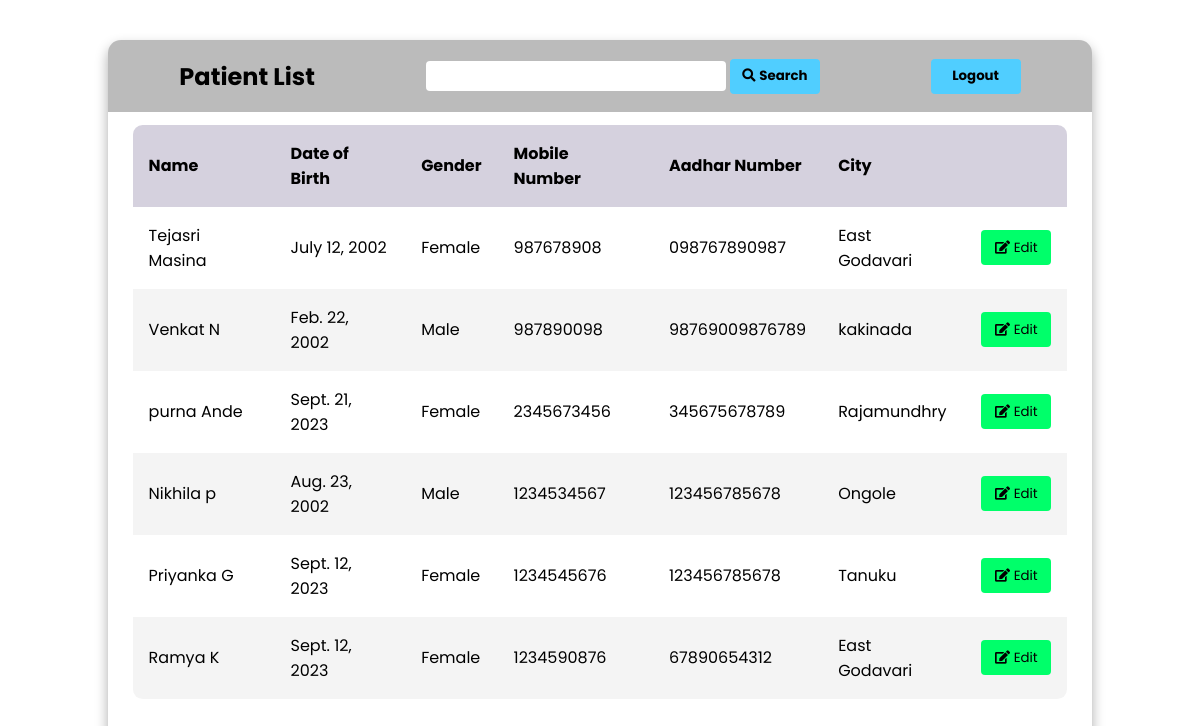
/presidentPatientView/, run on an earlier commit of the app's database.
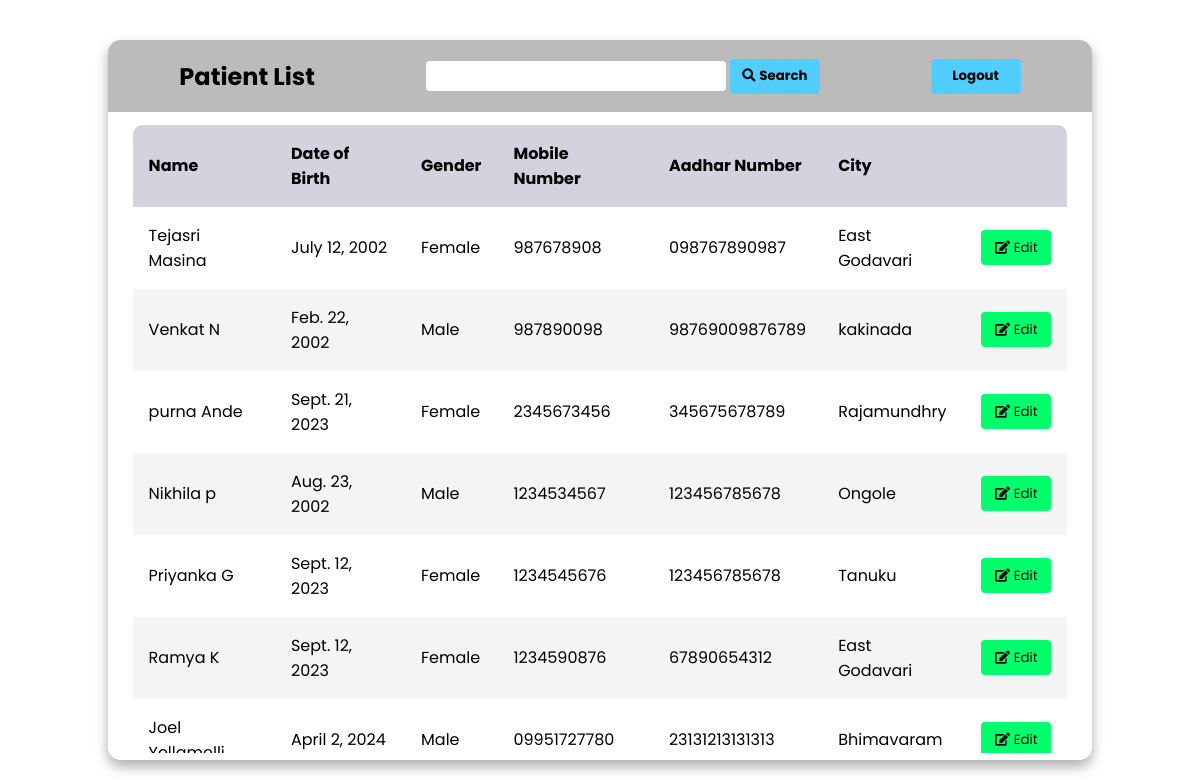
And on a later commit of the database.
### Hospital/models.py (models this page shows)
class Patient(models.Model):
    name = models.CharField('Doctor Name', max_length=100)
    firstName = models.CharField('First Name', max_length=50)
    lastName = models.CharField('last Name', max_length=50)
    dateOfBirth = models.DateField(default=date.today())
    gender = models.CharField('Gender', max_length=50, default='Male')
    email = models.EmailField('Email', max_length=100, null=True)
    mobileNumber = models.CharField('Mobile Number', max_length=15)
    aadharNumber = models.CharField('Aadhar Number', max_length=15)
    city = models.CharField('City', max_length=50)
    symptoms = models.CharField('Symptoms',max_length=100,default="None")
    diagnosis = models.CharField('Diagnosis', max_length=100,default="None")
    prescription = models.CharField('Prescription', max_length=100,default="None")

### Hospital/views.py (the view)
# urls.py: path('presidentPatientView/', president_patient_view),
def president_patient_view(request):
    patients = Patient.objects.all()
    if (request.method == 'POST'):
        patients = Patient.objects.annotate().filter(
            name__icontains=request.POST['searchPatient'])
    return render(request, 'President/president_patient_view.html', {'patients': patients})

### templates/President/president_patient_view.html (shortened to what this page needs)
{% load static %}
<html lang="en">
<head>
    <link rel="stylesheet" href="{% static 'css/president_doctor_patient.css' %}">
    <link rel="stylesheet" href="https://cdnjs.cloudflare.com/ajax/libs/font-awesome/5.15.3/css/all.min.css"/>
</head>
<body>
    <main class="table">
        <section class="table_header">
            <h1>Patient List</h1>
            <form action="" method="post">
                <input type="search" name="searchPatients" id="">
                <button type="submit" class="btn btn-search"><i class="fa fa-search" aria-hidden="true"></i> <strong>Search</strong> </button>
            </form>
            <a href="/presidentLogout"><button class="btn btn-search"><strong>Logout</strong></button></a>
        </section>
        <section class="table_body">
            <table >
                <thead>
                    <tr>
                        <th>Name</th>
                        <th>Date of Birth</th>
                        <th>Gender</th>
                        <th>Mobile Number</th>
                        <th>Aadhar Number</th>
                        <th>City</th>
                        <th></th>
                    </tr>
                </thead>
                <tbody>
                    {% for member in patients %}
                    <tr>
                        <td>{{ member.name }}</td>
                        <td>{{ member.dateOfBirth }}</td>
                        <td>{{ member.gender }}</td>
                        <td>{{ member.mobileNumber }}</td>
                        <td>{{ member.aadharNumber }}</td>
                        <td>{{ member.city }}</td>
                        <td><a><button class="btn btn-edit" style="width: 70px;"> <i class="fa fa-edit"></i> Edit</button></a></td>
                    </tr>
                    {% endfor %}
                </tbody>
            </table>
        </section>
    </main>
</body>
</html>

### static/css/president_doctor_patient.css (style rules this page uses)
* { margin: 0; padding: 0; box-sizing: border-box; font-family: "Poppins","sans-serif"; }
body { min-height: 100vh; display: flex; justify-content: center; align-items: center; min-height: 100vh; background: url('https://img.freepik.com/free-vector/national-doctor-s-day-hand-drawn-background_23-2149438164.jpg?w=1060&t=st=1694806426~exp=1694807026~hmac=6376b595b805c149273e5e85b00d1caf457a5115c41f25eee5608ac071fe0deb') center / cover; }
main.table { width: 82vw; height: 90vh; background-color: #fff5; backdrop-filter: blur(7px); border-radius: .8rem; box-shadow: 0 .4rem .8rem #0005; overflow: hidden; }
.table_header { width: 100%; height: 10%; background-color: #0004; padding: .8rem 1rem; display: flex; justify-content: space-around; align-items: center; }
input { width: 300px; height:30px; border-radius: 4px; padding: 2%; border: none; }
.btn { border-radius: 4px; height: 35px; border: none; cursor: pointer; }
.btn-search { width: 90px; background-color: rgb(80, 206, 255); }
.btn-edit { background-color: rgb(0, 255, 106); }
.table_body { width: 95%; max-height: calc(89% - .8rem); background-color: #fffb; margin: .8rem auto; border-radius: .6rem; overflow: auto; }
thead th { position: sticky; top: 0; left: 0; background-color: #d5d1defe; }
table { width: 100%; }
table , th , td { border-collapse: collapse; padding: 1rem; text-align: left; }
tbody tr:nth-child(even) { background-color: #0000000b; }

What changed in the data, as far as the page shows it:
added Patient: name "Joel…", dateOfBirth "April 2, 2024", gender "Male", mobileNumber "09951727780", aadharNumber "23131213131313", city "Bhimavaram"
